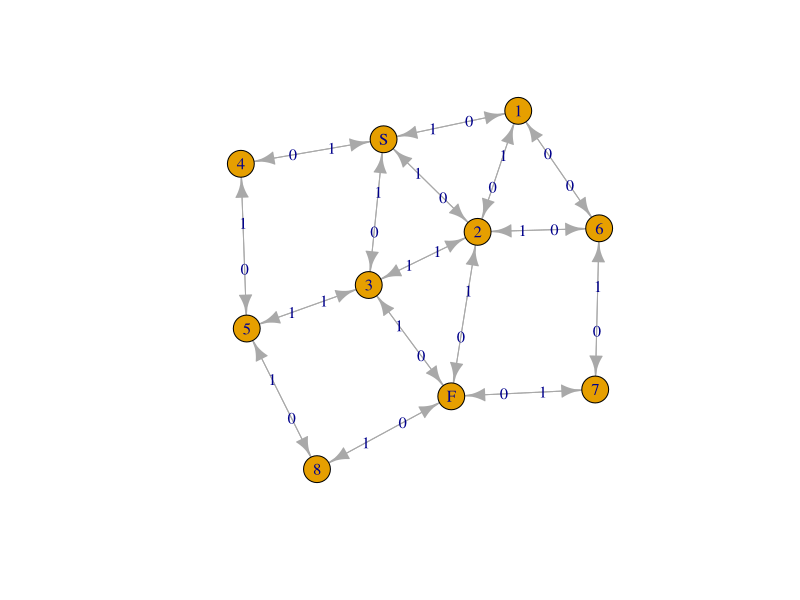

Source code (R):
# We need the igraph library
library(igraph)

# A data frame describing the flow and its capacity in each edge
G <- rbind(c("S", "1", 3),
           c("1", "S", 3),
           c("S", "2", 5),
           c("2", "S", 5),
           c("S", "3", 1),
           c("3", "S", 1),
           c("S", "4", 4),
           c("4", "S", 4),
           c("1", "2", 3),
           c("2", "1", 3),
           c("2", "3", 3),
           c("3", "2", 3),
           c("3", "5", 4),
           c("5", "3", 4),
           c("4", "5", 3),
           c("5", "4", 3),
           c("1", "6", 2),
           c("6", "1", 2),
           c("2", "6", 2),
           c("6", "2", 2),
           c("2", "F", 1),
           c("F", "2", 1),
           c("3", "F", 3),
           c("F", "3", 3),
           c("6", "7", 2),
           c("7", "6", 2),
           c("5", "8", 6),
           c("8", "5", 6),
           c("7", "F", 4),
           c("F", "7", 4),
           c("8", "F", 5),
           c("F", "8", 5))
           

colnames(G) <- c("From", "To", "Capacity")
DF <- as.data.frame(G)

# The input graph
g1 <- graph_from_data_frame(DF)

# Call max_flow function
max <- max_flow(g1, source = V(g1)["S"], target = V(g1)["F"])

# Show output in the console
print(max)

# Plot the optimal solution
plot(g1, edge.label = max$flow)